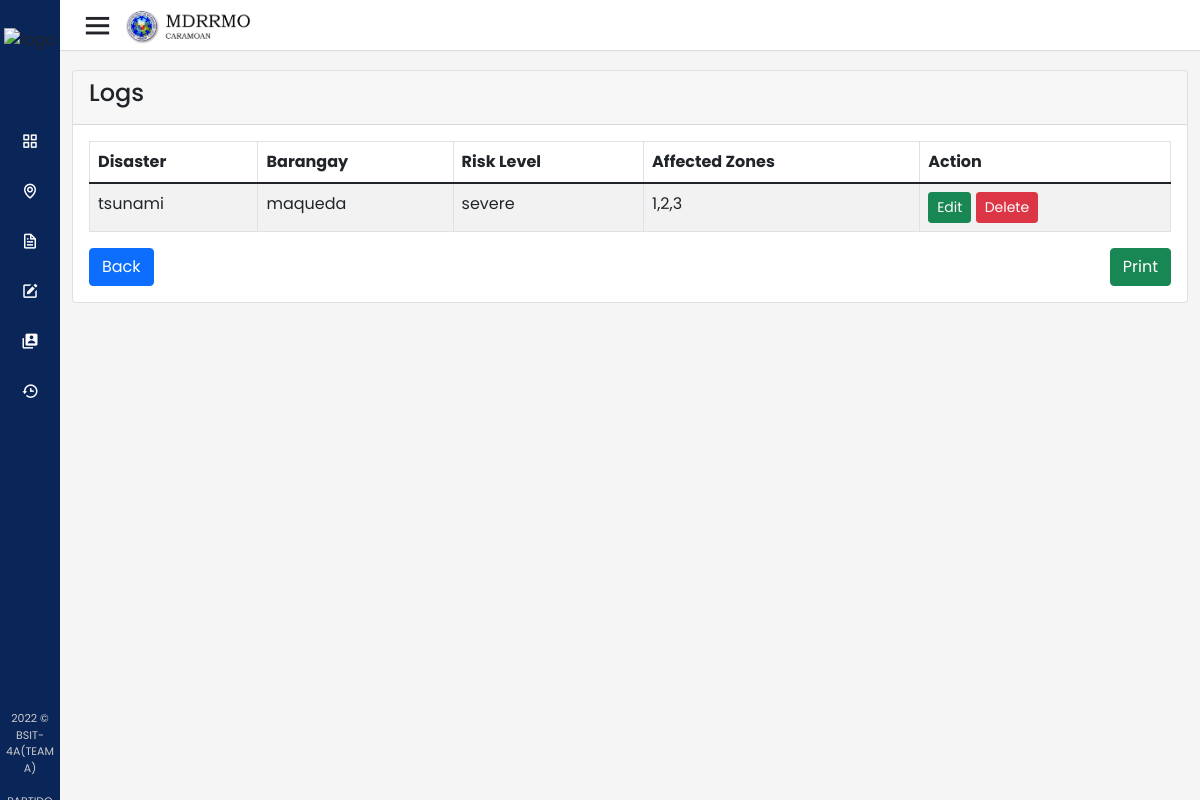
Page /admin/map-hover/map-hover.php on the committed database.
### tables this page shows
CREATE TABLE `map_hover` (
  `id` int(5) NOT NULL,
  `disaster` varchar(30) NOT NULL,
  `barangay` varchar(50) NOT NULL,
  `risk_level` varchar(50) NOT NULL,
  `affected_zones` varchar(500) NOT NULL
);

### admin/map-hover/map-hover.php (the view, shortened to what this page needs)
<?php
include ('../../includes/header.php');
include ('../../includes/sidebar.php');
include ('../../includes/topbar.php'); ?>
<?php
require '../dbconfig.php';
?>
<!doctype html>
<html lang="en">
  <head>
    <link rel="stylesheet" type="text/css" href="style-print.css" media="print" >
    <link type="text/css" href="bootstrap.css" rel="stylesheet">
</head>
<body>
    <div class="container-lg mt-10">
        <div class="row">
            <div class="col-md-20"   style="margin-top:70px">
                <div class="card">
                    <div class="card-header">
                        <h4>Logs </h4>
                    </div>
                    <div class="card-body">
                        <table class="table table-bordered table-striped">
                            <thead>
                                <tr>
                                    <th>Disaster</th>
                                    <th>Barangay</th>
                                    <th>Risk Level</th>
                                    <th>Affected Zones</th>
                                    <th id="print-btn">Action</th>
                                </tr>
                            </thead>
                            <tbody>
                            <?php
                                $squery = mysqli_query($con, "select * from map_hover");
                                while($row = mysqli_fetch_array($squery))
                                {
                                    echo '
                                    <tr>
                                        <td style="display:none;">'.$row['id'].'</td>
                                        <td>'.$row['disaster'].'</td>
                                        <td>'.$row['barangay'].'</td>
                                        <td>'.$row['risk_level'].'</td>
                                        <td>'.$row['affected_zones'].'</td>
                                        <td id="print-btn">
                                                    <a href="edit-data.php?id='.$row['id'].'" class="btn btn-success btn-sm">Edit</a>
                                                    <form action="code.php" method="POST" class="d-inline">
                                                        <button type="submit" name="delete" value="'.$row['id'].'" class="btn btn-danger btn-sm">Delete</button>
                                                    </form>
                                            </td>
                                    </tr>
                                    ';
                                }
                            ?>
                            </tbody>
                        </table>
                        <a href="../dashboard/index.php" class="btn btn-primary float-start" id="print-btn">Back</a>
                        <button onclick="window.print()" class="btn btn-success float-end" id="print-btn">  Print  </button>
                    </div>
                </div>
            </div>
        </div>
    </div>
</body>
</html>
<?php include ('../../includes/ft-script.php');?>

### css/style.css (style rules this page uses)
* { margin: 0; padding: 0; box-sizing: border-box; font-family: 'Poppins', sans-serif; }

### admin/map-hover/style-print.css (style rules this page uses)
#print-btn { display: none; visibility: none; }

### rows in the picture
map_hover: disaster "tsunami", barangay "maqueda", risk_level "severe", affected_zones "1,2,3", $row['id'] 1 (drawn)
